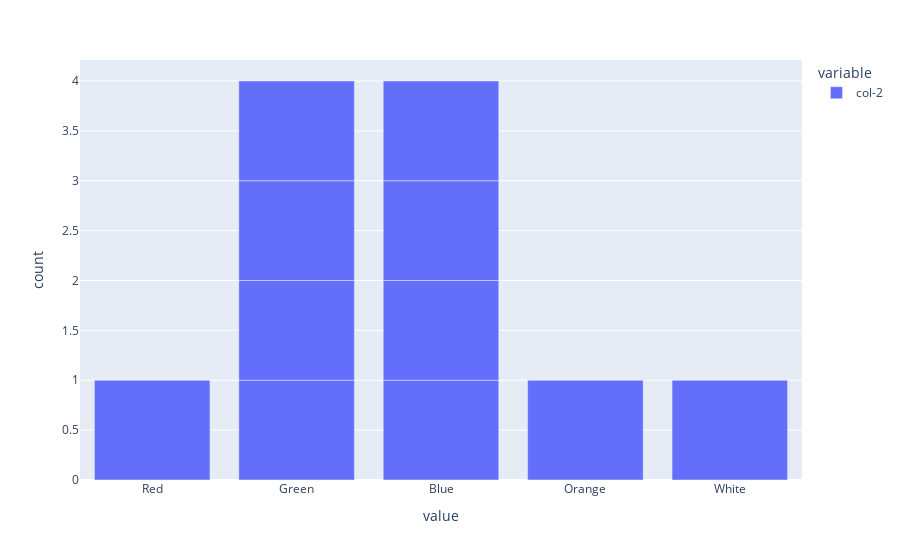

Notebook source saved alongside this figure:
### Markdown cell above
## 3. Bar Chart

### Code cell
# Wrong way
plx.bar(df["col-2"])

### Figure 1 — Plotly figure (JSON) as saved in the notebook; plotly's stock layout.template omitted (floating-point values rounded to 4 significant figures)
{"data": [{"hovertemplate": "variable=col-2<br>value=%{x}<br>count=%{y}<extra></extra>", "legendgroup": "col-2", "marker": {"color": "#636efa", "pattern": {"shape": ""}}, "name": "col-2", "orientation": "v", "showlegend": true, "textposition": "auto", "type": "bar", "x": ["Red", "Green", "Blue", "Orange", "Blue", "Green", "Blue", "Green", "White", "Blue", "Green"], "xaxis": "x", "y": [1, 1, 1, 1, 1, 1, 1, 1, 1, 1, 1], "yaxis": "y"}], "layout": {"barmode": "relative", "legend": {"title": {"text": "variable"}, "tracegroupgap": 0}, "margin": {"t": 60}, "xaxis": {"anchor": "y", "domain": [0, 1], "title": {"text": "value"}}, "yaxis": {"anchor": "x", "domain": [0, 1], "title": {"text": "count"}}}}
